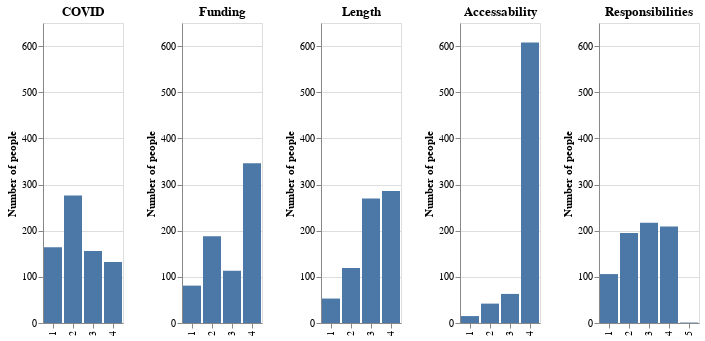

The code cell stored with this chart in its notebook:
### Markdown cell above
First, when asked how much of an issue accomodation might be in preventing attendance, the response was very low. The numbers in these plots can be interpreted as:

* 1 - Likely will prevent me from attending
* 2 - Might prevent me from attending
* 3 - Could attend, but might limit participation
* 4 - Not a concern
* 5 - Unknown

### Code cell
charts = [
    {
        'name': "COVID",
        'col': "worried_covid"
    },
    {
        'name': "Funding",
        'col': "worried_funding"
    },
    {
        'name': "Length",
        'col': "worried_length"
    },
    {
        'name': "Accessability",
        'col': "worried_accessibility"
    },
    {
        'name': "Responsibilities",
        'col': "worried_responsibilities"
    },
]

c_list = [
    (alt.Chart(data=survey, title=c_info['name'])
    .mark_bar()
    .encode(
        x=alt.X(shorthand=f"{c_info['col']}:N", title="", axis=alt.Axis()),
        y=alt.Y(shorthand="count()",title="Number of people", scale=alt.Scale(domain=(0, 650))),
        tooltip=alt.Tooltip("count():N"),
    )
    )
    for c_info in charts
]

r = None
for c in c_list:
    if r is None:
        r = c
    else:
        r = r | c

r

### Figure 1 — Vega-Lite specification as saved in the notebook (floating-point values rounded to 4 significant figures; data arrays with more than 128 entries replaced by an {"elided": "..."} marker saying what was removed)
{"config": {"view": {"continuousWidth": 400, "continuousHeight": 300}}, "hconcat": [{"mark": "bar", "encoding": {"tooltip": {"aggregate": "count", "type": "nominal"}, "x": {"axis": {}, "field": "worried_covid", "title": "", "type": "nominal"}, "y": {"aggregate": "count", "scale": {"domain": [0, 650]}, "title": "Number of people", "type": "quantitative"}}, "title": "COVID"}, {"mark": "bar", "encoding": {"tooltip": {"aggregate": "count", "type": "nominal"}, "x": {"axis": {}, "field": "worried_funding", "title": "", "type": "nominal"}, "y": {"aggregate": "count", "scale": {"domain": [0, 650]}, "title": "Number of people", "type": "quantitative"}}, "title": "Funding"}, {"mark": "bar", "encoding": {"tooltip": {"aggregate": "count", "type": "nominal"}, "x": {"axis": {}, "field": "worried_length", "title": "", "type": "nominal"}, "y": {"aggregate": "count", "scale": {"domain": [0, 650]}, "title": "Number of people", "type": "quantitative"}}, "title": "Length"}, {"mark": "bar", "encoding": {"tooltip": {"aggregate": "count", "type": "nominal"}, "x": {"axis": {}, "field": "worried_accessibility", "title": "", "type": "nominal"}, "y": {"aggregate": "count", "scale": {"domain": [0, 650]}, "title": "Number of people", "type": "quantitative"}}, "title": "Accessability"}, {"mark": "bar", "encoding": {"tooltip": {"aggregate": "count", "type": "nominal"}, "x": {"axis": {}, "field": "worried_responsibilities", "title": "", "type": "nominal"}, "y": {"aggregate": "count", "scale": {"domain": [0, 650]}, "title": "Number of people", "type": "quantitative"}}, "title": "Responsibilities"}], "data": {"name": "data-ac9e26ac13768d481eb3977902d96960"}, "$schema": "https://vega.github.io/schema/vega-lite/v4.17.0.json", "datasets": {"data-ac9e26ac13768d481eb3977902d96960": {"elided": "728 records"}}}
